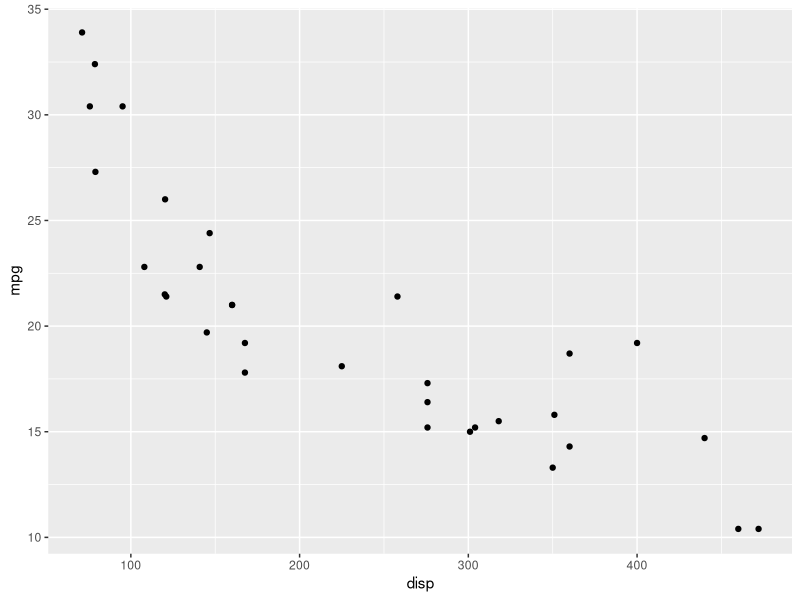
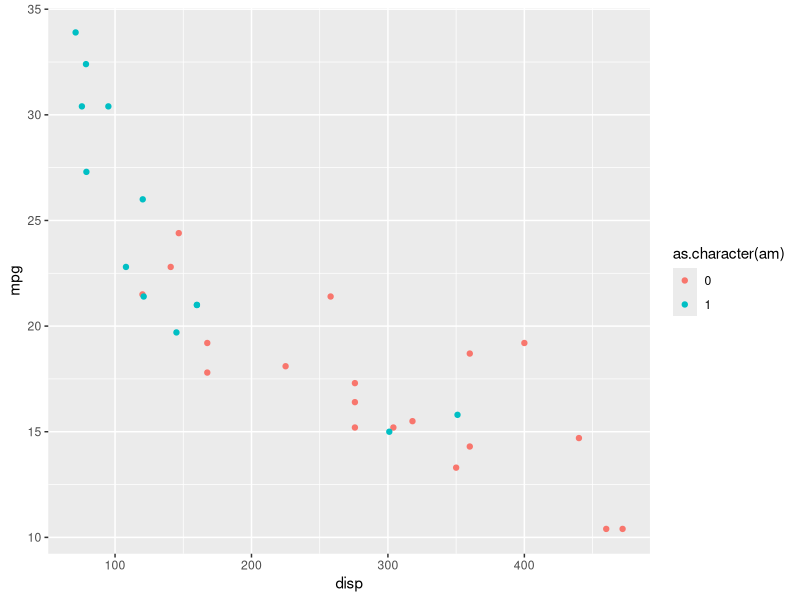
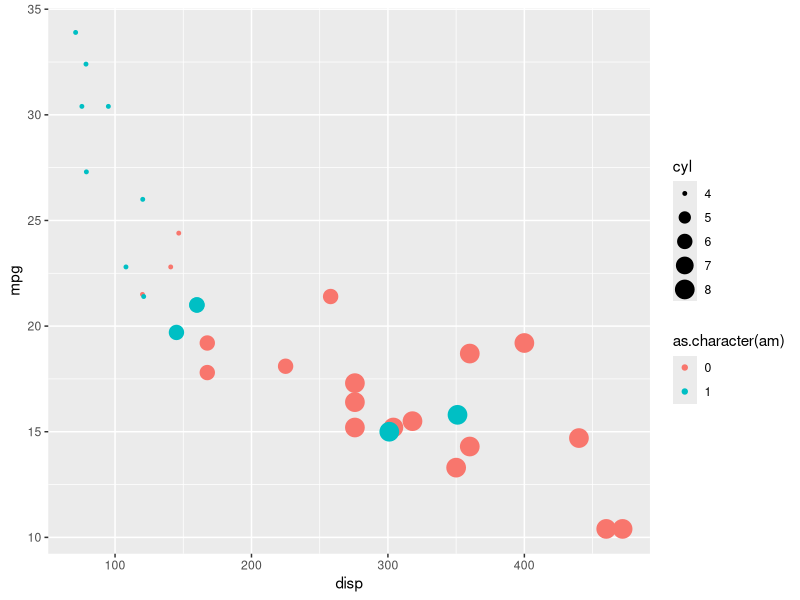
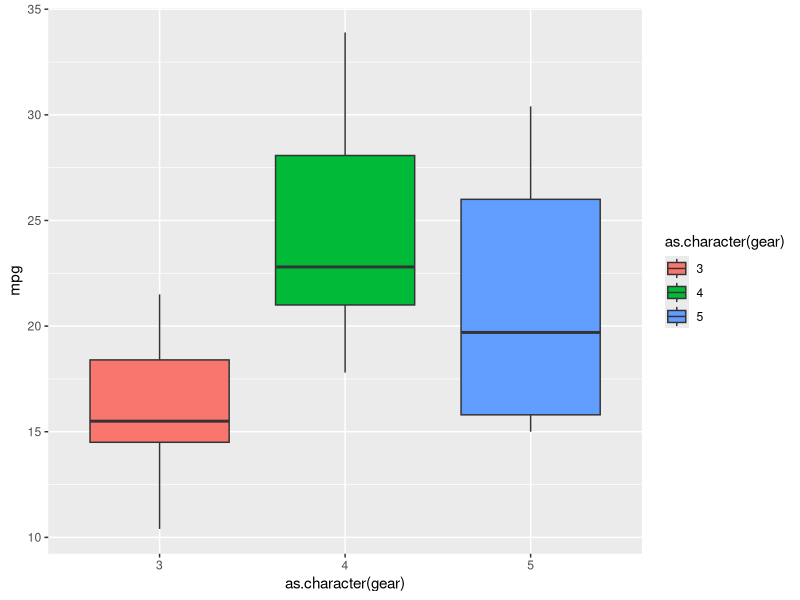
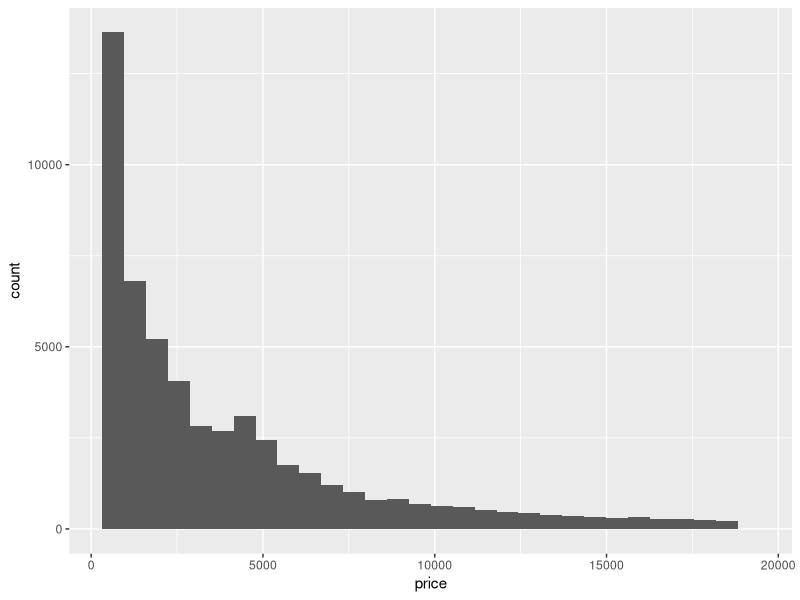
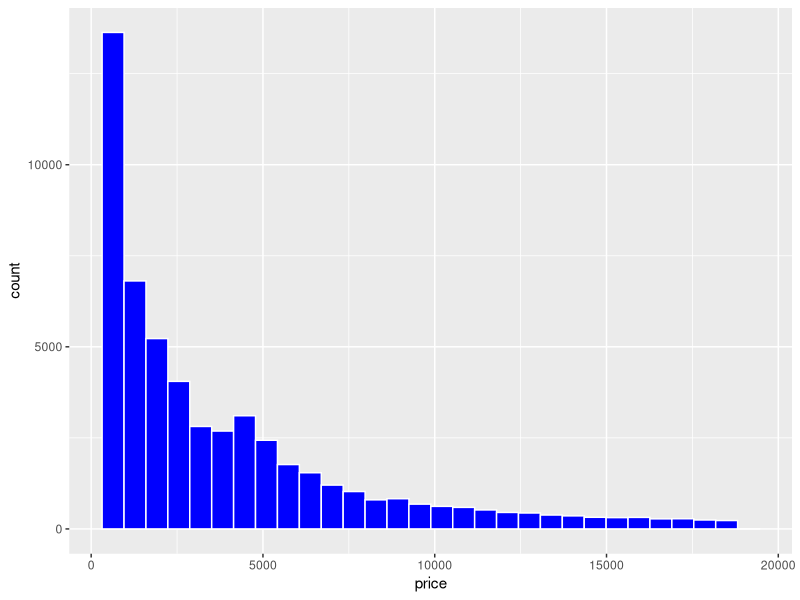
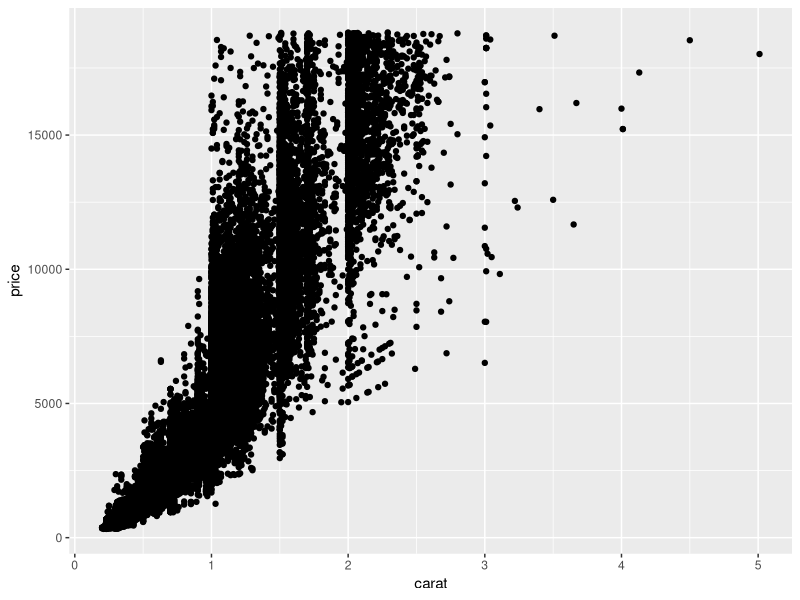
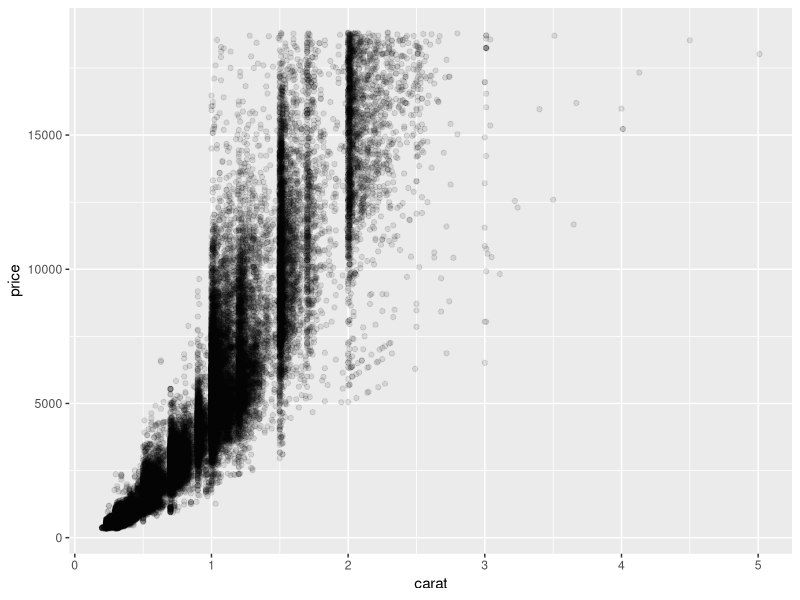

These figures' R source, in order: (Note: this script raises an error after producing the figures.)
#ggplot2

install.packages("ggplot2")
library(ggplot2)

#tipos de gráficos
 
#geom_line: para retas definidas por pares (x,y)
#geom_abline: para retas definidas por um intercepto e uma inclinação
#geom_hline: para retas horizontais
#geom_boxplot: para boxplots
#geom_histogram: para histogramas
#geom_density: para densidades
#geom_area: para áreas
#geom_bar: para barras


#gráfico de pontos mtcars
ggplot(data = mtcars, aes(x = disp, y = mpg)) + 
  geom_point()


#adicionando cores
ggplot(data = mtcars) + 
  geom_point(aes(x = disp, y = mpg, colour = as.character(am)))


#adicionando tamanho por cilindros
ggplot(data = mtcars) + 
  geom_point(aes(x = disp, y = mpg, colour = as.character(am), size = cyl))


#boxplot
ggplot(data = mtcars) +
  geom_boxplot(aes(x = as.character(gear), y = mpg, fill = as.character(gear)))


#Exemplo1
head(diamonds)
ggplot(diamonds, aes(x = price)) +
  geom_histogram()
#Mudando as cores
ggplot(diamonds, aes(x = price)) +
  geom_histogram(colour = "white", fill = "blue")

#gráfico de carat e preço
cor(diamonds$price, diamonds$carat)
ggplot(diamonds, aes(x = carat, y = price)) +
  geom_point()

#transparência dos pontos
cor(diamonds$price, diamonds$carat)
ggplot(diamonds, aes(x = carat, y = price)) +
  geom_point(alpha = 0.1)

#incluindo o parâmetro cor
cor(diamonds$price, diamonds$carat)
ggplot(diamonds, aes(x = carat, y = price)) +
  geom_point(alpha = 0.1, aes(colour = cut))

#adicionando facet (vários gráficos)
cor(diamonds$price, diamonds$carat)
ggplot(diamonds, aes(x = carat, y = price)) +
  geom_point(alpha = 0.1, aes(colour = cut)) + 
  facet_wrap(~cut)

#mudando nome dos eixos usando uma amostra de 1000 objetos aleatoriamente escolhidos
ggplot(diamonds %>% sample_n(1000), aes(x = carat, y = price)) +
  geom_point(aes(colour = cut)) +
  facet_wrap(~cut) +
  labs(x = "Peso (Quilates)", y = "Preço (US$)", colour = "Corte")

#Exemplo2
head(economics)
View(economics)

ggplot(economics, aes(x = date, y = unemploy)) +
  geom_line()
ggplot(economics, aes(x = date, y = uempmed)) +
  geom_line()

#fundindo dois gráficos
#primeiro temos que padronizar as duas variáveis para a mesma escala
economics %>% 
  mutate(unemploy = (unemploy - min(unemploy))/(max(unemploy) - min(unemploy)),
         uempmed = (uempmed - min(uempmed))/(max(uempmed) - min(uempmed))) %>%
  ggplot(aes(date, unemploy)) +
    geom_line() +
    geom_line(aes(y = uempmed), colour = "blue")
  
library(tidyr)    
economics %>% 
  select(date, unemploy, uempmed) %>%
  gather(indice, valor, -date) %>% 
  group_by(indice) %>% 
  mutate(valor_pad = (valor - min(valor))/(max(valor) - min(valor))) %>%
  ggplot(aes(x = date, y = valor_pad, colour = indice)) +
  geom_line() +
  scale_color_manual(values = c("red", "blue"),
                     labels = c("Desemprego", "Tempo Desempregado")) +
  labs(x = "Data", y = "Escala de 0 a 1")

#escalas de cor
scale_colour_hue()
#escalas de cor manual
scale_color_manual(values = c("red", "blue"))


#colocar a reta de regressão no gráfico de dispersão
ggplot(diamonds %>% sample_n(1000), aes(x = carat, y = price, colour = cut)) +
  geom_point() +
  geom_smooth(method = "lm")


geom_abline(intercept = -2256.361, slope = 7756.426, colour = "blue", size = 2)

#regressão liner. A função retorna o beta e o interceptor
coef(lm(price ~carat, data = diamonds))


#Exemplo3
table(diamonds$cut)

diamonds %>% 
  group_by(cut) %>% 
  summarise(n = n()) %>% 
  ggplot(aes(x = cut,  y = n, fill = cut)) + 
  geom_bar(stat = "identity")

ggplot(diamond, aes(x = cut, y = n)) +
  geom_bar()


diamonds %>% 
  group_by(cut) %>% 
  summarise(n = n()) %>% 
  mutate(perc = n/sum(n)) %>% 
  ggplot(aes(x = 1, y = perc, fill = cut)) + 
  geom_bar(stat = "identity", position = "stack") +
  coord_polar(theta = "y")

#Fazendo mapas com ggplot
install.packages("maps")
library(maps)

mapa <- map_data("world")
quakes %>% 
  ggplot(aes(x = long, y = lat)) +
  geom_density2d(aes(size = stations)) +
  geom_map(aes(map_id = region), map = mapa, data = mapa)
  





